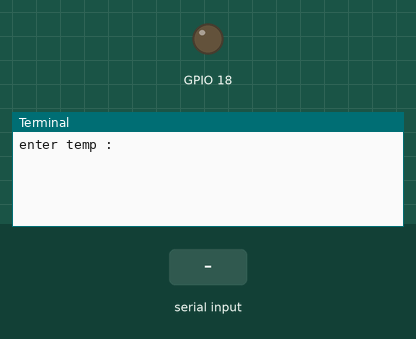
The program below on a simulated Raspberry Pi (BCM pin numbers). Shown: output pins drawn as LEDs (lit = HIGH), the last lines printed to the terminal. The inputs (shaded band) are chosen by the test bench. Web requests get an empty 200 reply after 0.4 s.

Above: at 1.2 s.
1.3 s: "1" typed at the terminal
At 1.56 s:
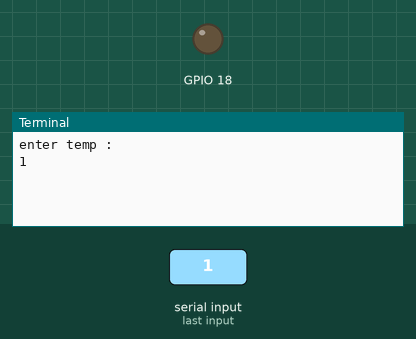
At 1.96 s:
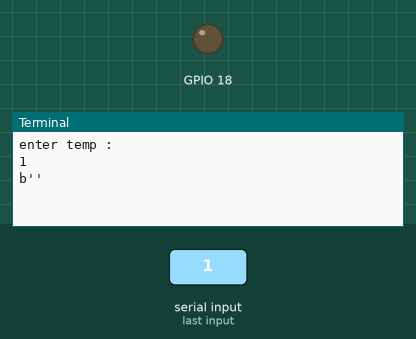

Measured:
- after the input at 1.3 s, the terminal: prints a new line at once (image 1)

The program:

READ_DATA_FROM_BULB.TXT_AND_SEND_TEMP_USING_REQUESTS_LIB.py
```python
#import the requests library
import requests

# import the library that allows us to logically access the GPIO pins
# refer to the library as G, it is like an alias
import RPi.GPIO as G

#To disable warning of channel is already in use
G.setwarnings(False)

# use the BCM numbering scheme or we can use BOARD scheme also
G.setmode(G.BCM)

# set pin 18 in output mode in direction OUT
G.setup(18,G.OUT)

# do for every input
while True:

	#take the user input for temprature as raw input
	var=raw_input("enter temp :")

	#to get a webpage and append the value of temprature input into temprature label
	p=requests.get("http://class.aarmontech.com/7/?tempreture="+var)

	#print the content i.e. temprature
	print p.content

	#to get a webpage and read the data from bulb.txt file using request library
	a=requests.get("http://class.aarmontech.com/7/bulb.txt")

	#store content of bulb.txt into X variable
	X=a.content

	#if bulb.txt has 1 then glow the led otherwise off the led
	if(X=='1'):
		G.output(18,True)
	else:
		G.output(18,False)
```
